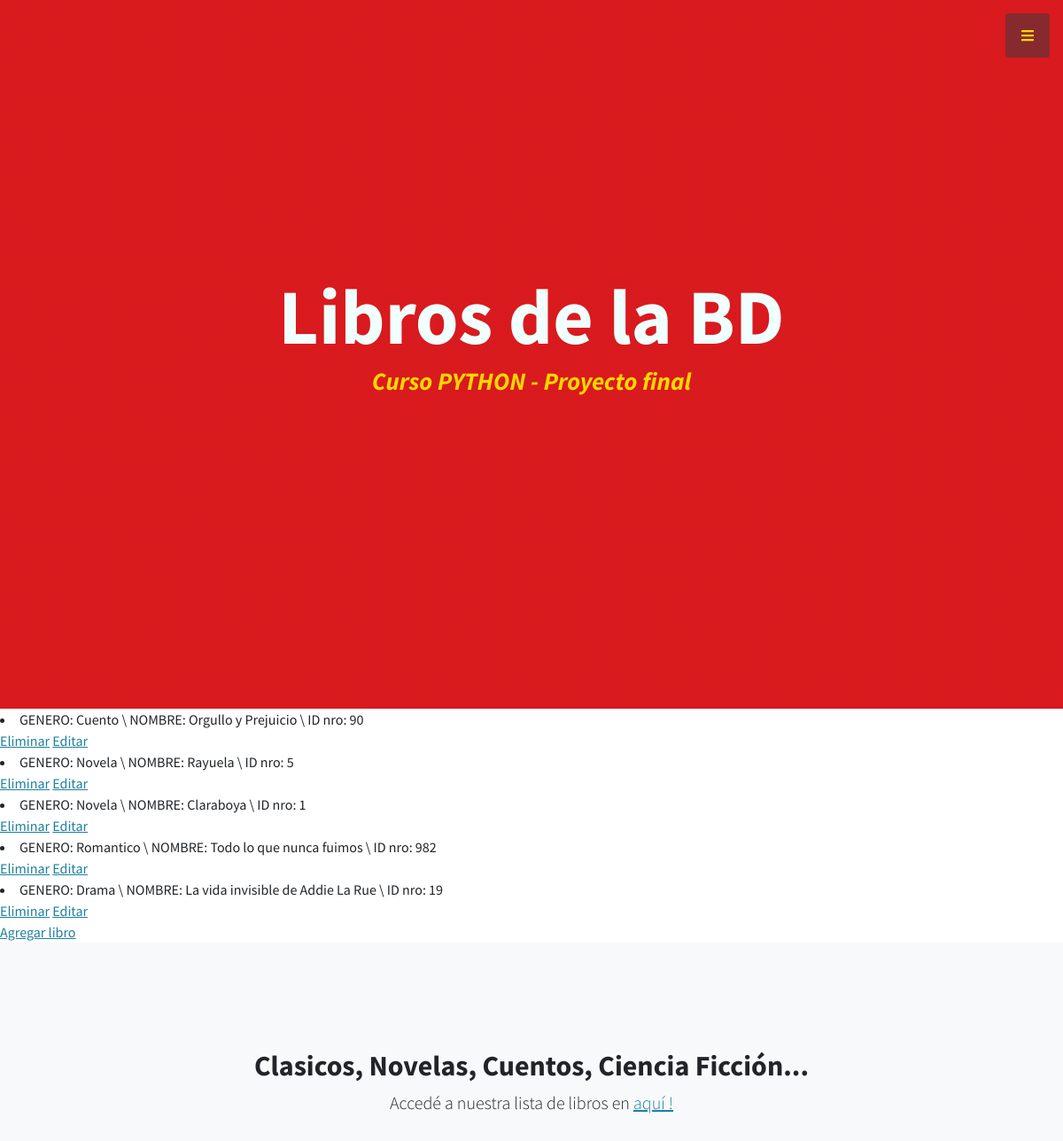
Before: /App1/leerLibros (upper part) with the older database file.
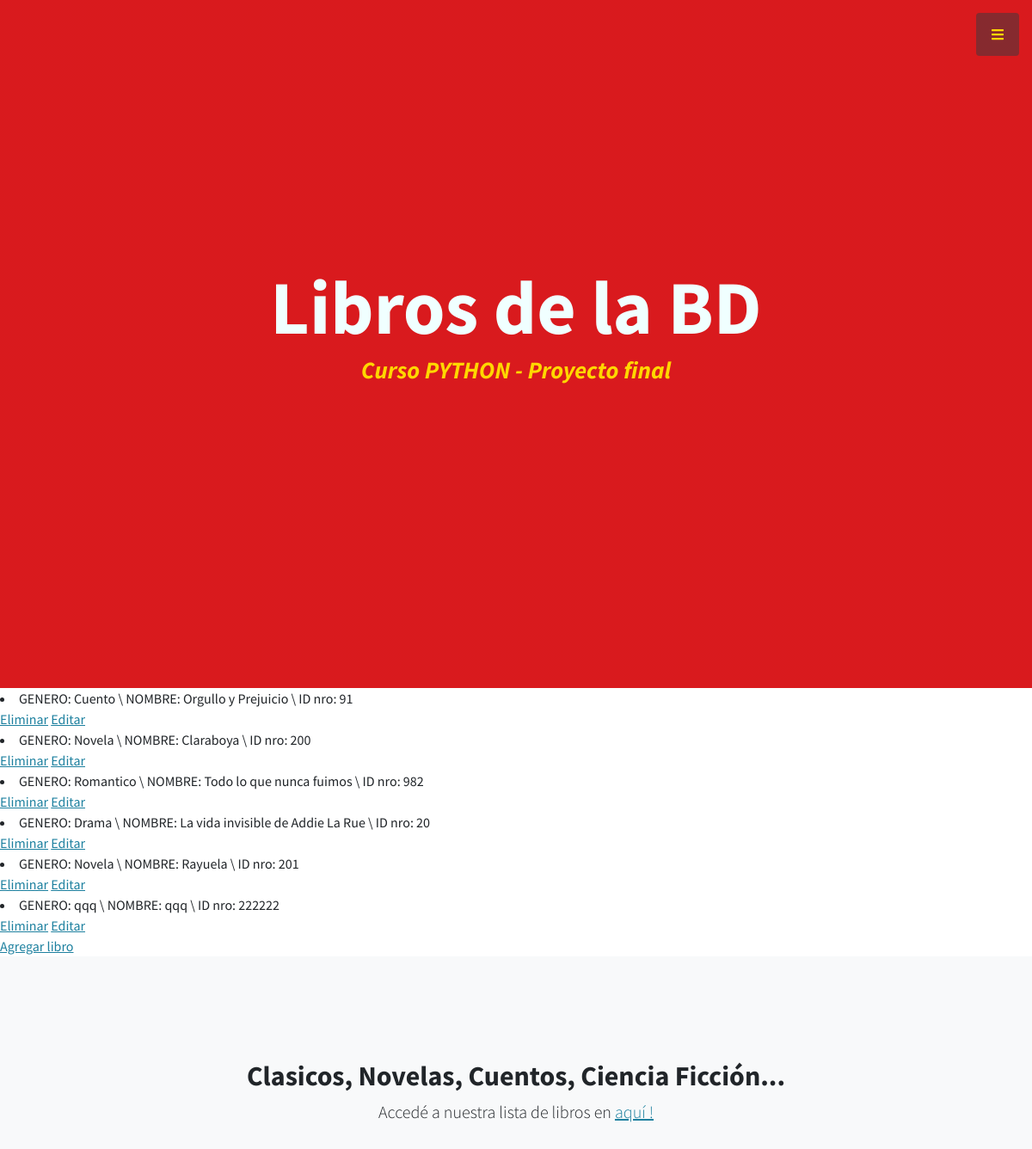
After: the same page with the newer database file.
### App1/models.py (models this page shows)
class Libros (models.Model):
    genero = models.CharField(max_length=40)
    nombre = models.CharField(max_length=50)
    numeroId = models.IntegerField()
    def __str__(self):
        return f"GENERO: {self.genero}  \ NOMBRE: {self.nombre} \ ID nro: {self.numeroId}"

### App1/views.py (the view)
# urls.py: path('leerLibros', views.leerLibros, name="LeerLibros"),
def leerLibros(request):
    libros = Libros.objects.all()
    dir = {"libros":libros}
    return render(request, "App1/leerLibros.html", dir)

### App1/templates/App1/leerLibros.html
{% extends "App1/padre.html" %}
{% load static %}
{% block contenido2 %}
    <h1 class="mb-1" style="color: azure;"> Libros de la BD <br> </h1>
{% endblock %}
{% block contenido %}
{% for l in libros %}
    <li> {{ l }} </li>
    <a href="{% url 'EliminarLibros' l.nombre %}">Eliminar</a>
    <a href="{% url 'EditarLibros' l.nombre %}">Editar</a>
    <br>
{% endfor %}
<a href="{% url 'LibrosFormulario'%}"> Agregar libro </a>
{% endblock %}

### App1/templates/App1/padre.html (shortened to what this page needs)
<!DOCTYPE html>
<html lang="en">
    <head>
        {% load static %}
        <link href="https://cdnjs.cloudflare.com/ajax/libs/simple-line-icons/2.5.5/css/simple-line-icons.min.css" rel="stylesheet" />
        <link href="{% static 'App1/css/styles.css' %}" rel="stylesheet" />
    </head>
    <body id="page-top">
        <a class="menu-toggle rounded" href="#" style="color: gold;"><i class="fas fa-bars"></i></a>
        <header class="masthead d-flex align-items-center">
            <div class="container px-4 px-lg-5 text-center">
                {% block contenido2 %}
                {% endblock %}
                <h3 class="mb-5" style="color: gold;"><em> Curso PYTHON - Proyecto final</em></h3>
            </div>
        </header>
        {% block contenido %}
        {% endblock %}
        <section class="content-section bg-light" id="about">
            <div class="container px-4 px-lg-5 text-center">
                <div class="row gx-4 gx-lg-5 justify-content-center">
                    <div class="col-lg-10">
                        <h2>Clasicos, Novelas, Cuentos, Ciencia Ficción...</h2>
                        <p class="lead mb-5">
                            Accedé a nuestra lista de libros en
                            <a href="http://127.0.0.1:8000/App1/libros/list">aquí   !</a>
                        </p>
                    </div>
                </div>
            </div>
        </section>
    </body>
</html>

Changed rows visible on the page:
removed Libros: genero+nombre+numeroId "GENERO: Novela \\ NOMBRE: Rayuela \\ ID nro: 5"
changed Libros: genero+nombre+numeroId "GENERO: Cuento \\ NOMBRE: Orgullo y Prejuicio \\ ID nro: 90" → "GENERO: Cuento \\ NOMBRE: Orgullo y Prejuicio \\ ID nro: 91"
changed Libros: genero+nombre+numeroId "GENERO: Novela \\ NOMBRE: Claraboya \\ ID nro: 1" → "GENERO: Novela \\ NOMBRE: Claraboya \\ ID nro: 200"
changed Libros: genero+nombre+numeroId "GENERO: Drama \\ NOMBRE: La vida invisible de Addie La Rue \\ ID nro: 19" → "GENERO: Drama \\ NOMBRE: La vida invisible de Addie La Rue \\ ID nro: 20"
added Libros: genero+nombre+numeroId "GENERO: Novela \\ NOMBRE: Rayuela \\ ID nro: 201"
added Libros: genero+nombre+numeroId "GENERO: qqq \\ NOMBRE: qqq \\ ID nro: 222222"
